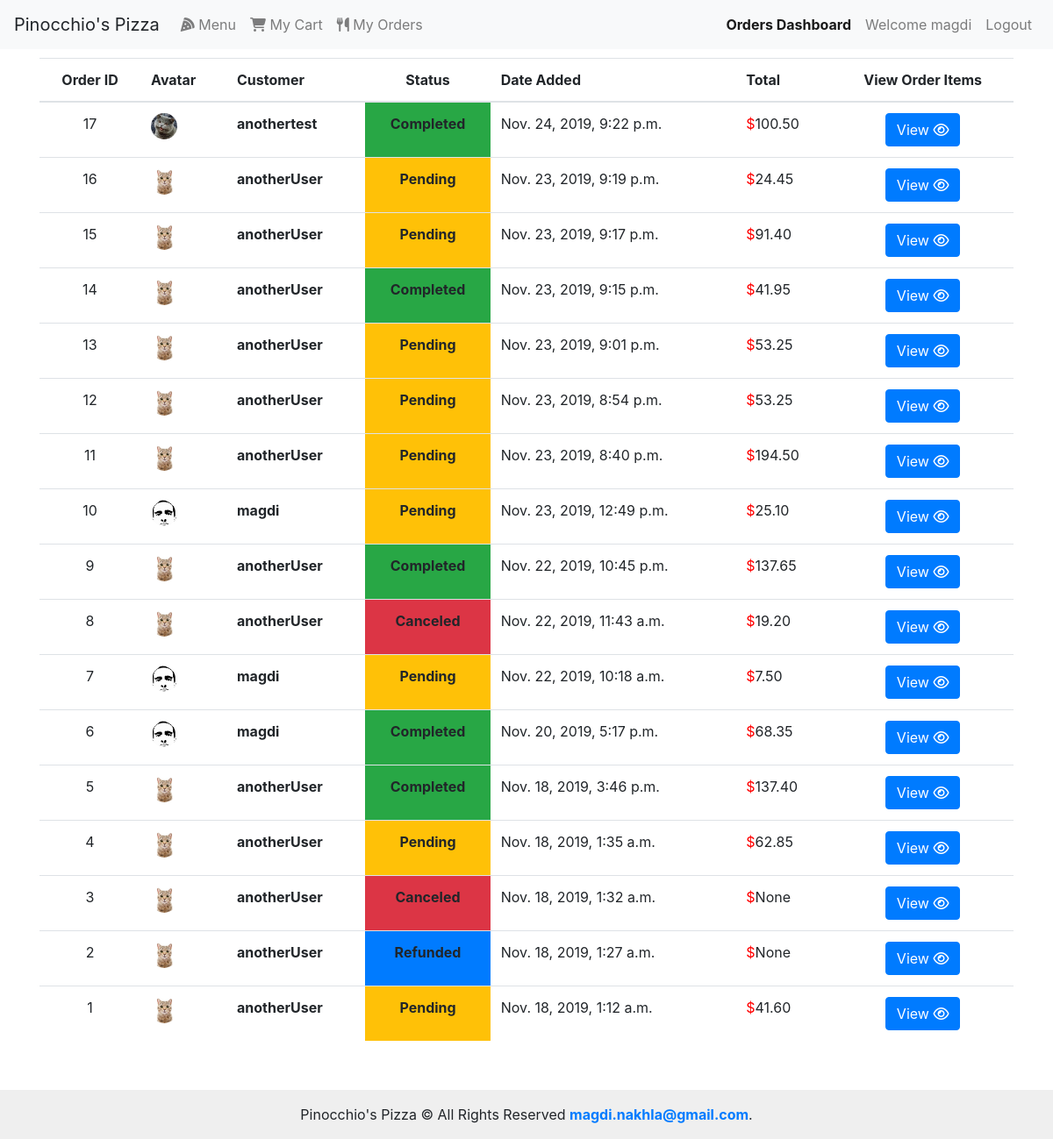
Screenshot of /orders/ (signed in) with the database file from the repository.
### orders/models.py (models this page shows, shortened)
class Order(models.Model):
    STATUS = [
        ("P","Pending"),
        ("C","Completed"),
        ("D","Delivered"),
        ("R","Refunded" ),
        ("N","Canceled")
    ]
    user = models.ForeignKey(User, on_delete=models.CASCADE, related_name='orders')
    status = models.CharField(max_length=1, choices=STATUS, default="P")
    created = models.DateTimeField(auto_now_add=True)
    modified = models.DateTimeField(auto_now=True)
    total_price = models.DecimalField(max_digits=5, decimal_places=2, blank=True, null=True) # Total Order Price (sum of all items total_price)

### users/models.py (models this page shows, shortened)
class Profile(models.Model):
    user = models.OneToOneField(User, on_delete=models.CASCADE)
    image = models.ImageField(default='default.jpg', upload_to='profile_pics')

### orders/views.py (the view)
# urls.py: path("orders/", views.ordersList, name="ordersList"),
@staff_member_required
def ordersList(request):
    context = {
        "orders": Order.objects.all(),
        'current_Page': 'Orders Dashboard'
    }
    return render(request, "orders/orders.html", context)

### orders/templates/orders/orders.html
{% extends "orders/base.html" %}
{% block content%}
<div class="container">
  <div class="row">
    <div class="col-lg-12">
        <table class="table">
            <thead>
                <tr>
                    <th class="text-center">Order ID</th>
                    <th>Avatar</th>
                    <th>Customer</th>
                    <th class="text-center" scope="col">Status</th>
                    <th scope="col">Date Added</th>
                    <th>Total</th>
                    <th class="text-center">View Order Items</th>
                </tr>
            </thead>
            <tbody>
                {% for order in orders|dictsortreversed:"id" %}
                <tr>
                    <td class="text-center">{{ order.id }}</td>
                    <td><img src="{{order.user.profile.image.url}}" class="rounded-circle" width="30" height="30"></td>
                    <th>{{ order.user }}</th>
                    {% if order.status == "P" %}
                    <td class="bg-warning text-center"><strong>{{order.get_status_display}}</strong></td>
                    {% elif order.status == "C" %}
                    <td class="bg-success text-center"><strong>{{order.get_status_display}}</strong></td>
                    {% elif order.status == "N" %}
                    <td class="bg-danger text-center"><strong>{{order.get_status_display}}</strong></td>
                    {% elif order.status == "R" %}
                    <td class="bg-primary text-center"><strong>{{order.get_status_display}}</strong></td>
                    {% endif %}
                    <td>{{ order.created }}</td>
                    <td class="currency">{{ order.total_price }}</td>
                    <td class="text-center"><a class="btn btn-primary" href="{% url 'orderItems' order.id %}">View <i class="far fa-eye"></i></a></td>
                </tr>
                {% endfor %}
            </tbody>
        </table>
    </div>
  </div>
</div>
{% endblock %}

### orders/templates/orders/base.html (shortened to what this page needs)
{% load static %}
<!DOCTYPE html>
<html>
  <head>
    <link rel="stylesheet" href="https://stackpath.bootstrapcdn.com/bootstrap/4.3.1/css/bootstrap.min.css">
    <link rel="stylesheet" href="{% static 'orders/css/main.css' %}">
  </head>
  <body>
    <nav class="navbar navbar-expand-lg navbar-light bg-light">
      <a class="navbar-brand">Pinocchio's Pizza</a>
      <div class="collapse navbar-collapse" id="navbarSupportedContent">
        <ul class="navbar-nav mr-auto">
          <li class="nav-item {% if current_Page == 'Menu' %} active font-weight-bold {% endif %}">
            <a class="nav-link" href="{% url 'index' %}"><i class="fas fa-pizza-slice"></i> Menu  <span class="sr-only">(current)</span></a>
          </li>
          <li class="nav-item {% if current_Page == 'My Cart' %} active font-weight-bold {% endif %}">
            <a class="nav-link" href="{% url 'cart_items' %}"><i class="fas fa-shopping-cart"></i> My Cart</a>
          </li>
          <li class="nav-item {% if current_Page == 'My Orders' %} active font-weight-bold {% endif %}">
            <a class="nav-link" href="{% url 'myOrders' %}"><i class="fas fa-utensils"></i> My Orders</a>
          </li>
        </ul>
        <ul class="navbar-nav ml-auto">
        {% if user.is_staff %}
            <li class="nav-item {% if current_Page == 'Orders Dashboard' %} active font-weight-bold {% endif %}">
                <a class="nav-link" href="{% url 'ordersList' %}">Orders Dashboard</a>
            </li>
        {% endif %}
        {% if user.is_authenticated %}
          <li class="nav-item">
            <a class="nav-link  {% if current_Page == 'Profile' %} active font-weight-bold {% endif %}" href="{% url 'profile' %}"> Welcome {{user}}</a>
          </li>
          <li class="nav-item">
            <a class="nav-link" href="{% url 'logout' %}">Logout</a>
          </li>
        {% endif %}
        </ul>
      </div>
    </nav>
    <div class="container"  class="col-lg-12">
      <div class="row">
        {% block content %}{% endblock %}
      </div>
    </div>
    <div class="footer">Pinocchio's Pizza © All Rights Reserved <strong><a href="mailto:magdi.nakhla@gmail.com">magdi.nakhla@gmail.com</a></strong>.</div>
    </body>
</html>

### orders/static/orders/css/main.css (style rules this page uses)
.container { padding-top: 5px; }
.currency::before { color: red; content: "$"; }
html { height: 100%; box-sizing: border-box; }
body { position: relative; margin: 0; padding-bottom: 6rem; min-height: 100%; }
.footer { position: absolute; right: 0; bottom: 0; left: 0; padding: 1rem; background-color: #efefef; text-align: center; }

### rows the page displays
Order: id "17", user.profile.image (picture), user "anothertest", status "Completed", created "Nov. 24, 2019, 9:22 p.m.", total_price "100.50"
Order: id "16", user.profile.image (picture), user "anotherUser", status "Pending", created "Nov. 23, 2019, 9:19 p.m.", total_price "24.45"
Order: id "15", user.profile.image (picture), user "anotherUser", status "Pending", created "Nov. 23, 2019, 9:17 p.m.", total_price "91.40"
Order: id "14", user.profile.image (picture), user "anotherUser", status "Completed", created "Nov. 23, 2019, 9:15 p.m.", total_price "41.95"
Order: id "13", user.profile.image (picture), user "anotherUser", status "Pending", created "Nov. 23, 2019, 9:01 p.m.", total_price "53.25"
Order: id "12", user.profile.image (picture), user "anotherUser", status "Pending", created "Nov. 23, 2019, 8:54 p.m.", total_price "53.25"
Order: id "11", user.profile.image (picture), user "anotherUser", status "Pending", created "Nov. 23, 2019, 8:40 p.m.", total_price "194.50"
Order: id "10", user.profile.image (picture), user "magdi", status "Pending", created "Nov. 23, 2019, 12:49 p.m.", total_price "25.10"
Order: id "9", user.profile.image (picture), user "anotherUser", status "Completed", created "Nov. 22, 2019, 10:45 p.m.", total_price "137.65"
Order: id "8", user.profile.image (picture), user "anotherUser", status "Canceled", created "Nov. 22, 2019, 11:43 a.m.", total_price "19.20"
Order: id "7", user.profile.image (picture), user "magdi", status "Pending", created "Nov. 22, 2019, 10:18 a.m.", total_price "7.50"
Order: id "6", user.profile.image (picture), user "magdi", status "Completed", created "Nov. 20, 2019, 5:17 p.m.", total_price "68.35"
Order: id "5", user.profile.image (picture), user "anotherUser", status "Completed", created "Nov. 18, 2019, 3:46 p.m.", total_price "137.40"
Order: id "4", user.profile.image (picture), user "anotherUser", status "Pending", created "Nov. 18, 2019, 1:35 a.m.", total_price "62.85"
Order: id "3", user.profile.image (picture), user "anotherUser", status "Canceled", created "Nov. 18, 2019, 1:32 a.m.", total_price "None"
Order: id "2", user.profile.image (picture), user "anotherUser", status "Refunded", created "Nov. 18, 2019, 1:27 a.m.", total_price "None"
Order: id "1", user.profile.image (picture), user "anotherUser", status "Pending", created "Nov. 18, 2019, 1:12 a.m.", total_price "41.60"

### other values shown
{{ user }} "magdi"
